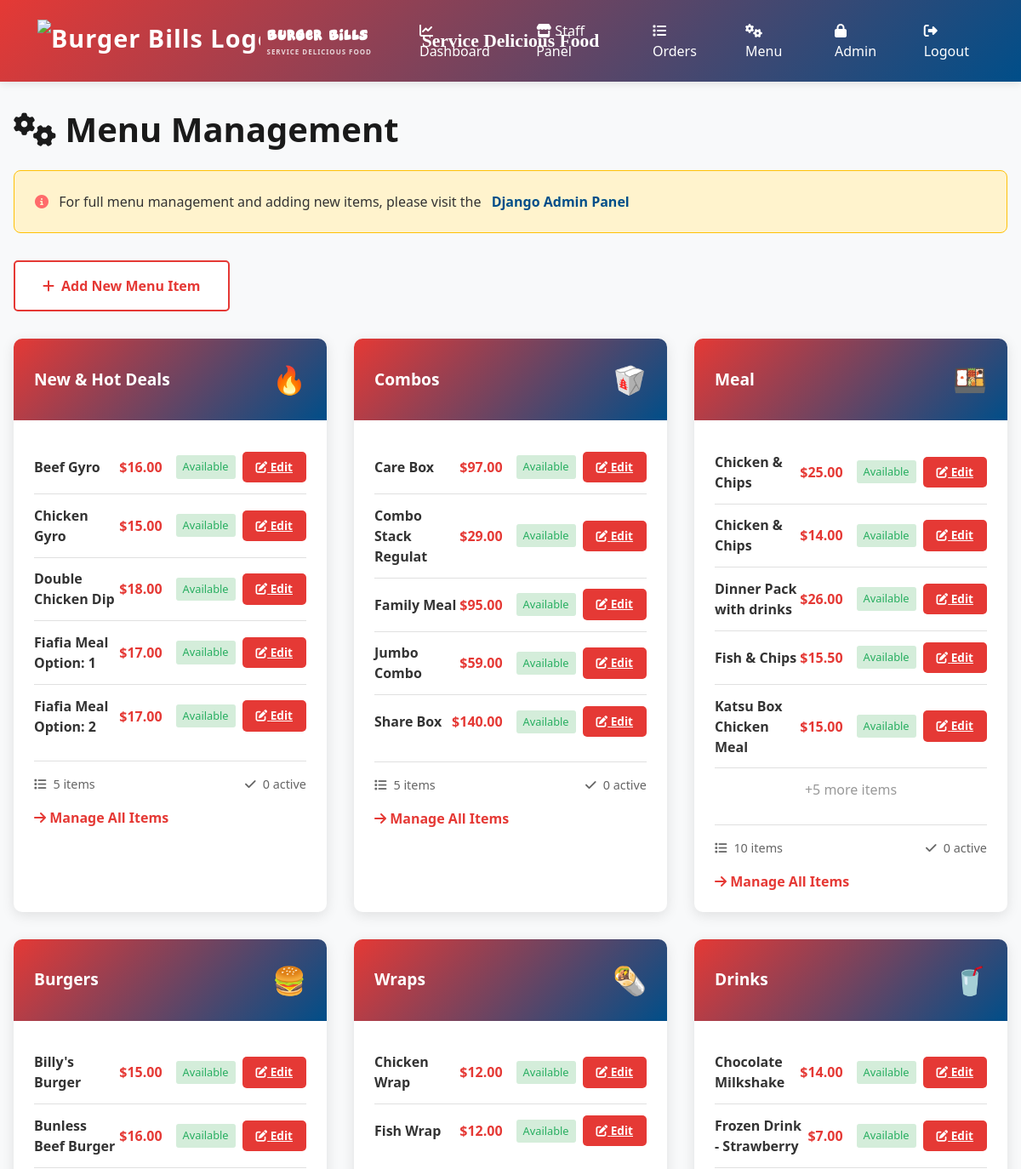
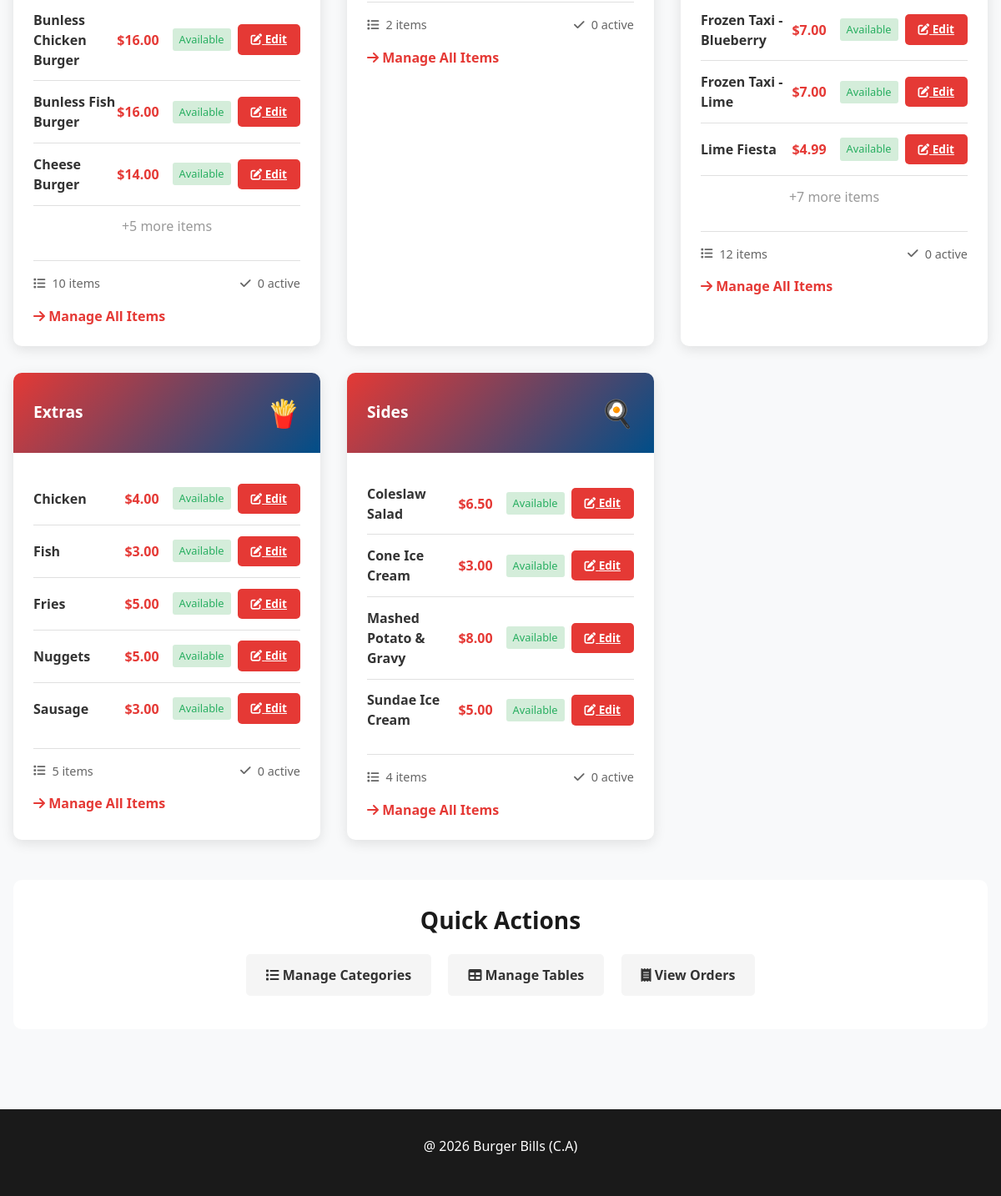
/menu-management/ (signed in), run on the app's committed database (2 pictures, top to bottom).
### menu/models.py (models this page shows, shortened)
class Category(models.Model):
    name = models.CharField(max_length=100, unique=True)
    description = models.TextField(blank=True)
    icon = models.CharField(max_length=50, default='🍔', help_text="Emoji or icon name")
    order = models.IntegerField(default=0)
    created_at = models.DateTimeField(auto_now_add=True)
    class Meta:
        ordering = ['order', 'name']
        verbose_name_plural = "Categories"

class MenuItem(models.Model):
    category = models.ForeignKey(Category, on_delete=models.CASCADE, related_name='items')
    name = models.CharField(max_length=200)
    description = models.TextField()
    price = models.DecimalField(max_digits=8, decimal_places=2)
    image = models.ImageField(upload_to='menu_items/', blank=True, null=True)
    is_available = models.BooleanField(default=True)
    is_vegetarian = models.BooleanField(default=False)
    is_vegan = models.BooleanField(default=False)
    is_spicy = models.BooleanField(default=False)
    is_gluten_free = models.BooleanField(default=False)
    rating = models.FloatField(default=0.0)
    order = models.IntegerField(default=0)
    created_at = models.DateTimeField(auto_now_add=True)
    updated_at = models.DateTimeField(auto_now=True)
    has_sizes = models.BooleanField(default=False, help_text="Enable size options (S, M, L)")
    size_small_price = models.DecimalField(max_digits=8, decimal_places=2, default=0, help_text="Price for small size")
    size_medium_price = models.DecimalField(max_digits=8, decimal_places=2, default=0, help_text="Price for medium size")
    size_large_price = models.DecimalField(max_digits=8, decimal_places=2, default=0, help_text="Price for large size")
    class Meta:
        ordering = ['category', 'order', 'name']
        indexes = [
            models.Index(fields=['category', 'is_available']),
        ]

### menu/views.py (the view)
# urls.py: path('menu-management/', views.menu_management, name='menu_management'),
@login_required
def menu_management(request):
    if not request.user.is_staff:
        return redirect('index')
    categories = Category.objects.prefetch_related('items')
    context = {
        'categories': categories,
    }
    return render(request, 'menu/menu_management.html', context)

### templates/menu/menu_management.html (shortened to what this page needs)
{% extends 'menu/base.html' %}
{% block content %}
<h1><i class="fas fa-cogs"></i> Menu Management</h1>
<div class="admin-notice">
    <i class="fas fa-info-circle"></i>
    For full menu management and adding new items, please visit the
    <a href="/admin/" class="admin-link">Django Admin Panel</a>
</div>
<button class="btn-add" onclick="window.location.href='/admin/menu/menuitem/add/'">
    <i class="fas fa-plus"></i> Add New Menu Item
</button>
{% if categories %}
    <div class="categories-grid">
        {% for category in categories %}
            <div class="category-card">
                <div class="category-header">
                    <div>
                        <div class="category-title">{{ category.name }}</div>
                    </div>
                    <div class="category-icon">{{ category.icon }}</div>
                </div>
                <div class="category-body">
                    {% if category.items.all %}
                        <div class="items-list">
                            {% for item in category.items.all|slice:":5" %}
                                <div class="item-row">
                                    <span class="item-name">{{ item.name }}</span>
                                    <span class="item-price">${{ item.price }}</span>
                                    <span class="item-status {% if not item.is_available %}unavailable{% endif %}">
                                        {% if item.is_available %}Available{% else %}Out of Stock{% endif %}
                                    </span>
                                    <a href="/admin/menu/menuitem/{{ item.id }}/change/" class="btn-action btn-edit">
                                        <i class="fas fa-edit"></i> Edit
                                    </a>
                                </div>
                            {% endfor %}
                            {% if category.items.count > 5 %}
                                <div style="padding: 0.8rem 0; color: #999; text-align: center;">
                                    +{{ category.items.count|add:"-5" }} more items
                                </div>
                            {% endif %}
                        </div>
                        <div class="category-stats">
                            <div class="stat-item">
                                <i class="fas fa-list"></i>
                                <span>{{ category.items.count }} items</span>
                            </div>
                            <div class="stat-item">
                                <i class="fas fa-check"></i>
                                <span>{{ category.items|length }} active</span>
                            </div>
                        </div>
                        <a href="/admin/menu/menuitem/?category__id__exact={{ category.id }}" class="quick-link">
                            <i class="fas fa-arrow-right"></i> Manage All Items
                        </a>
                    {% endif %}
                </div>
            </div>
        {% endfor %}
    </div>
{% endif %}
<div style="text-align: center; margin-top: 3rem; padding: 2rem; background: white; border-radius: 10px;">
    <h3 style="margin-bottom: 1rem;">Quick Actions</h3>
    <a href="/admin/menu/category/" style="display: inline-block; margin: 0.5rem; padding: 0.8rem 1.5rem; background: #f5f5f5; border-radius: 5px; text-decoration: none; color: #333; font-weight: 600; transition: all 0.3s;">
        <i class="fas fa-list"></i> Manage Categories
    </a>
    <a href="/admin/menu/table/" style="display: inline-block; margin: 0.5rem; padding: 0.8rem 1.5rem; background: #f5f5f5; border-radius: 5px; text-decoration: none; color: #333; font-weight: 600; transition: all 0.3s;">
        <i class="fas fa-table"></i> Manage Tables
    </a>
    <a href="/admin/menu/order/" style="display: inline-block; margin: 0.5rem; padding: 0.8rem 1.5rem; background: #f5f5f5; border-radius: 5px; text-decoration: none; color: #333; font-weight: 600; transition: all 0.3s;">
        <i class="fas fa-receipt"></i> View Orders
    </a>
</div>
{% endblock %}

### templates/menu/menu_management.html (style rules this page uses)
.categories-grid { display: grid; grid-template-columns: repeat(auto-fill, minmax(300px, 1fr)); gap: 2rem; margin-bottom: 3rem; }
.category-card { background: white; border-radius: 10px; overflow: hidden; box-shadow: 0 4px 15px rgba(0, 0, 0, 0.1); transition: all 0.3s; }
.category-header { background: linear-gradient(135deg, #E53935 0%, #004E89 100%); color: white; padding: 1.5rem; display: flex; justify-content: space-between; align-items: center; }
.category-title { font-size: 1.2rem; font-weight: 700; }
.category-icon { font-size: 2rem; }
.category-body { padding: 1.5rem; }
.items-list { margin-bottom: 1rem; }
.item-row { display: flex; justify-content: space-between; align-items: center; padding: 0.8rem 0; border-bottom: 1px solid #e0e0e0; }
.item-row:last-child { border-bottom: none; }
.item-name { flex: 1; font-weight: 600; color: #333; }
.item-price { color: #E53935; font-weight: 700; margin-right: 1rem; }
.item-status { font-size: 0.8rem; padding: 0.25rem 0.5rem; border-radius: 3px; background: #d4edda; color: #27ae60; margin-right: 0.5rem; }
.btn-action { padding: 0.5rem 1rem; border: none; border-radius: 5px; cursor: pointer; font-weight: 600; transition: all 0.2s; font-size: 0.85rem; }
.btn-edit { background: #E53935; color: white; }
.btn-add { background: white; border: 2px solid #E53935; color: #E53935; padding: 1rem 2rem; border-radius: 5px; font-weight: 600; cursor: pointer; transition: all 0.3s; font-size: 1rem; display: inline-flex; align-items: center; gap: 0.5rem; margin-bottom: 2rem; }
.category-stats { display: flex; justify-content: space-between; align-items: center; padding-top: 1rem; border-top: 1px solid #e0e0e0; margin-top: 1rem; font-size: 0.9rem; color: #666; }
.stat-item { display: flex; gap: 0.5rem; align-items: center; }
.quick-link { color: #E53935; font-weight: 600; text-decoration: none; cursor: pointer; margin-top: 1rem; display: inline-block; }
.admin-notice { background: #fff3cd; border: 1px solid #ffc107; padding: 1.5rem; border-radius: 8px; margin-bottom: 2rem; }
.admin-notice i { color: #ff6b6b; margin-right: 0.5rem; }
.admin-link { color: #004E89; font-weight: 600; text-decoration: none; margin-left: 0.5rem; }

### data on the page
Category: name "New & Hot Deals", icon "🔥", items.count "5", items|length "0"
MenuItem: name "Beef Gyro", price "16.00", is_available "Available"
MenuItem: name "Chicken Gyro", price "15.00", is_available "Available"
MenuItem: name "Double Chicken Dip", price "18.00", is_available "Available"
MenuItem: name "Fiafia Meal Option: 1", price "17.00", is_available "Available"
MenuItem: name "Fiafia Meal Option: 2", price "17.00", is_available "Available"
Category: name "Combos", icon "🥡", items.count "5", items|length "0"
MenuItem: name "Care Box", price "97.00", is_available "Available"
MenuItem: name "Combo Stack Regulat", price "29.00", is_available "Available"
MenuItem: name "Family Meal", price "95.00", is_available "Available"
MenuItem: name "Jumbo Combo", price "59.00", is_available "Available"
MenuItem: name "Share Box", price "140.00", is_available "Available"
Category: name "Meal", icon "🍱", items.count|add "5", items.count "10", items|length "0"
MenuItem: name "Chicken & Chips", price "25.00", is_available "Available"
MenuItem: name "Chicken & Chips", price "14.00", is_available "Available"
MenuItem: name "Dinner Pack with drinks", price "26.00", is_available "Available"
MenuItem: name "Fish & Chips", price "15.50", is_available "Available"
MenuItem: name "Katsu Box Chicken Meal", price "15.00", is_available "Available"
Category: name "Burgers", icon "🍔", items.count|add "5", items.count "10", items|length "0"
MenuItem: name "Billy's Burger", price "15.00", is_available "Available"
MenuItem: name "Bunless Beef Burger", price "16.00", is_available "Available"
MenuItem: name "Bunless Chicken Burger", price "16.00", is_available "Available"
MenuItem: name "Bunless Fish Burger", price "16.00", is_available "Available"
MenuItem: name "Cheese Burger", price "14.00", is_available "Available"
Category: name "Wraps", icon "🌯", items.count "2", items|length "0"
MenuItem: name "Chicken Wrap", price "12.00", is_available "Available"
MenuItem: name "Fish Wrap", price "12.00", is_available "Available"
Category: name "Drinks", icon "🥤", items.count|add "7", items.count "12", items|length "0"
MenuItem: name "Chocolate Milkshake", price "14.00", is_available "Available"
MenuItem: name "Frozen Drink - Strawberry", price "7.00", is_available "Available"
MenuItem: name "Frozen Taxi - Blueberry", price "7.00", is_available "Available"
MenuItem: name "Frozen Taxi - Lime", price "7.00", is_available "Available"
MenuItem: name "Lime Fiesta", price "4.99", is_available "Available"
Category: name "Extras", icon "🍟", items.count "5", items|length "0"
MenuItem: name "Chicken", price "4.00", is_available "Available"
MenuItem: name "Fish", price "3.00", is_available "Available"
MenuItem: name "Fries", price "5.00", is_available "Available"
MenuItem: name "Nuggets", price "5.00", is_available "Available"
MenuItem: name "Sausage", price "3.00", is_available "Available"
Category: name "Sides", icon "🍳", items.count "4", items|length "0"
MenuItem: name "Coleslaw Salad", price "6.50", is_available "Available"
MenuItem: name "Cone Ice Cream", price "3.00", is_available "Available"
MenuItem: name "Mashed Potato & Gravy", price "8.00", is_available "Available"
MenuItem: name "Sundae Ice Cream", price "5.00", is_available "Available"
